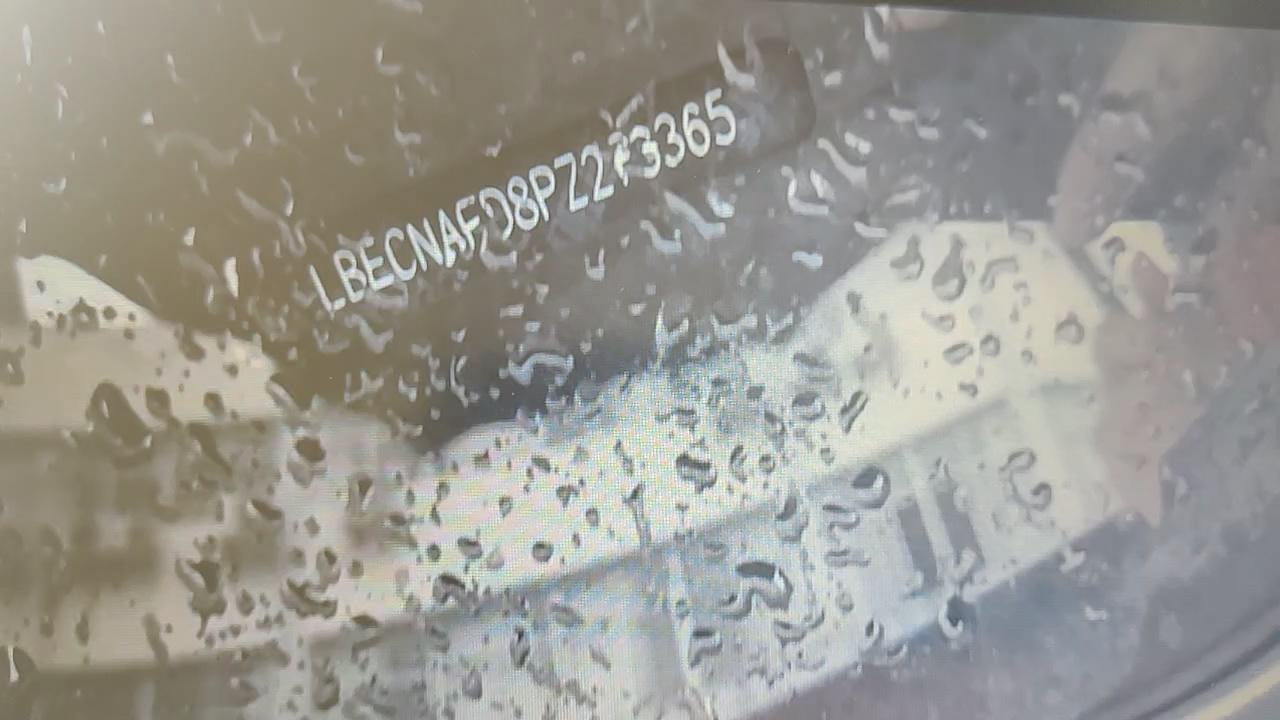
#> input picture moire pattern/08375.jpg, 1280 x 720 px, given as the content of the folder F:/ta/摩尔纹课题/data/摩尔纹图片, which was not available
$ python Direct.py
#> lines starting #> are read from the running program, lines starting #| are printed output that depends on the picture; after the words box and inside, x2 and y2 are one past the last pixel; in counts of white or black regions, pixels touching at a corner belong together; pictures that were not available may be replaced by others from this repository, and a replacement may not be noted
#> in Direct_main, image is the input picture: shape (720, 1280, 3); mean R, G, B 154.1, 152.6, 145.7
import matplotlib.pyplot as plt  # plt 用于显示图片
import matplotlib.colors as pclr  # plt 用于显示图片
from skimage import io, color, transform
import numpy as np
import os, sys, heapq
import cv2
from PIL import Image
import argparse
import shutil


def makwenf(image):
    img = np.array(image)
    img = np.mean(img, axis=2)
    h, w = img.shape
#> h = 720; w = 1280
    img = img.astype(float)

    size = 200  # 假设矩形区域的大小为 100x100

    # 应用高斯模糊进行预处理（由找点变成找区域）
    gray = cv2.GaussianBlur(img, (size - 1, size - 1), 0)
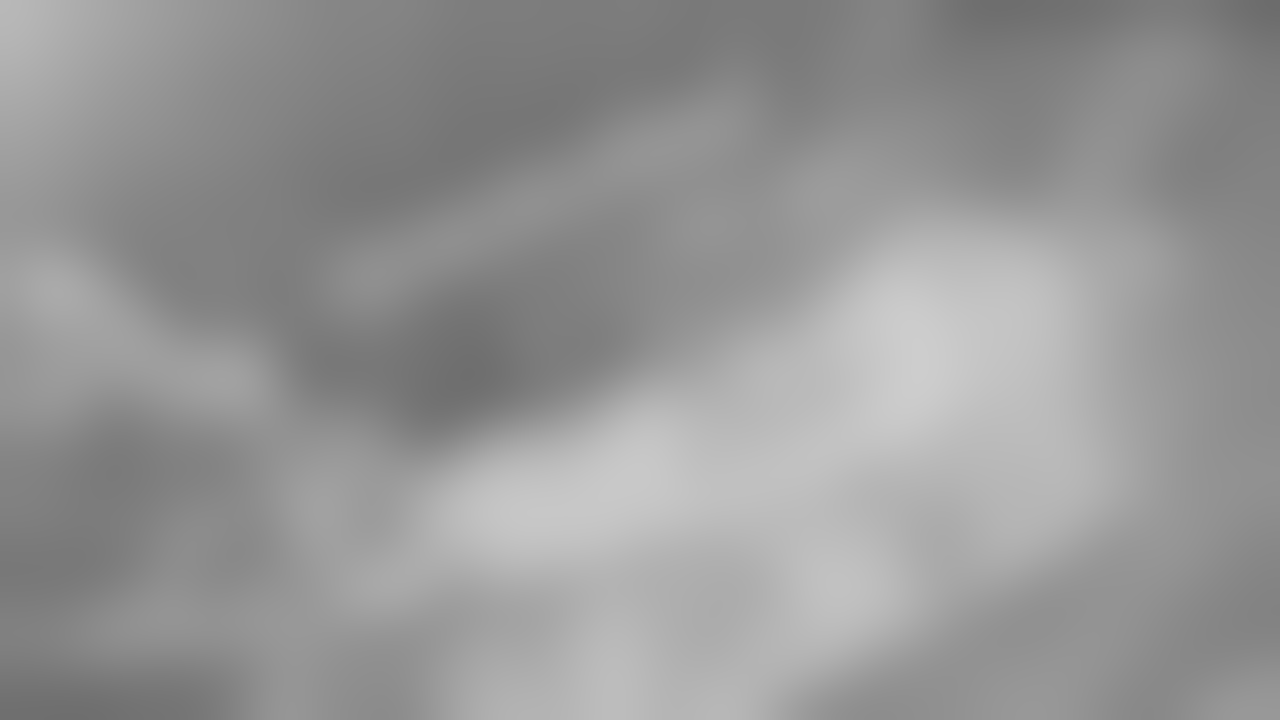
#> gray: shape (720, 1280) float64; min 108.3, max 205.3, mean 150.8
    # 利用cv2.minMaxLoc寻找到图像中最亮和最暗的区域
    (minVal, maxVal, minLoc, maxLoc) = cv2.minMaxLoc(gray)
#> minVal = 108.3; maxVal = 205.3; minLoc = (1279, 0); maxLoc = (920, 364)

    y, x = maxLoc  # maxLoc 是最大值位置的坐标
#> y = 920; x = 364
    half_size = size // 2

    # 边界检查，确保矩形区域不会超出图像范围
    x1 = max(0, x - half_size)
#> x1 = 264
    y1 = max(0, y - half_size)
#> y1 = 820
    x2 = min(h - 1, x + half_size)
#> x2 = 464
    y2 = min(w - 1, y + half_size)
#> y2 = 1020

    # 提取矩形区域
    rectangular_region = image[x1:x2, y1:y2]
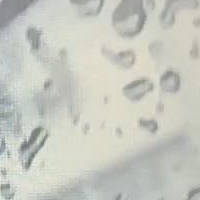
#> rectangular_region: shape (200, 200, 3); mean R, G, B 198.5, 200.6, 191.7
    #     print(x1,x2,y1,y2)

    return toimage_max_labol(rectangular_region)


def toimage_max_labol(img):
    img = np.array(img)
    h, w, q = img.shape
#> h = 200; w = 200; q = 3
    img = img.astype(float)
#> img: shape (200, 200, 3) float64
    image_max = np.max(img, axis=2)
    image_max_labol = np.zeros([h, w])
    for x in range(0, h):
        for y in range(0, w):
            for z in range(0, q):
                if img[x, y, z] == image_max[x, y]:
                    image_max_labol[x, y] = z / 2
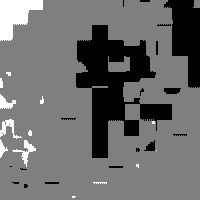
#> image_max_labol: shape (200, 200) float64; min 0, max 1, mean 0.423
    return image_max_labol


def detect_edges(gray_image):
    # 定义滤波器
    filter_kernel = np.array([[1, 1, 1],
                              [1, -8, 1],
                              [1, 1, 1]])

    # 进行滤波操作
    filtered_image = cv2.filter2D(gray_image, -1, filter_kernel)
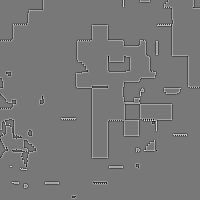
#> filtered_image: shape (200, 200) float64; min -4, max 4.5, mean -0.0003; drawn with min black and max white

    # 将非零值设为1，零值设为0
    edges_image = np.where(filtered_image == 0, 0, 1)
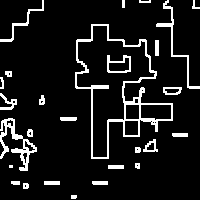
#> edges_image: shape (200, 200) int64; values 0 (black) and 1 (white), 9.6% white in thin lines or dots
    p = np.sum(edges_image) / (edges_image.shape[0] * edges_image.shape[1])
#> p = 0.0962

    #     plt.imshow(edges_image, cmap='gray')
    #     plt.show()
    return p

def drgb(image):
    ci = 0.3
    k = 2
    ci_in = 0.2
    ci_max = 2.1  # 2.1
    p_min = 0.1  # 10^(-3)

    # 检测边缘
    img_wen = makwenf(image)

    p = detect_edges(img_wen)
#> p = 0.0962

    return p

def Direct_main(positiveImagePath,negativeImagePath):


    right1 = 0
    count1 = 0

    scores = []
    labels = []

    p_min = 0.1  # 0.1
    print(positiveImagePath)
    for root, dirs, files in os.walk(positiveImagePath):
        for file in files:

            # 检查文件扩展名是否为图像类型（.jpg或.png）
            if file.lower().endswith((".jpg", ".png")):
                # 构建图像文件的完整路径
                image_path = os.path.join(root, file)

                print(file)

                # 使用OpenCV打开图像文件
                image = io.imread(image_path)

                p = drgb(image)
#> p = 0.0962

                scores += [p]
#> scores = [0.0962]

                if p > p_min:
                    out = 1
                    shutil.copy(image_path, './moire pattern/' + file)
                else:
                    out = 0

                count1 += 1
                if out == 1:
                    right1 += 1

                labels += [1]


    right2 = 0
    count2 = 0

    for root, dirs, files in os.walk(negativeImagePath):
        for file in files:
            # 检查文件扩展名是否为图像类型（.jpg或.png）
            if file.lower().endswith((".jpg", ".png")):
                # 构建图像文件的完整路径
                image_path = os.path.join(root, file)

                # 使用OpenCV打开图像文件
                image = io.imread(image_path)
                print(file)

                p = drgb(image)

                scores += [p]
#> scores = [0.0962, 0.0962]

                if p > p_min:
                    out = 1
                else:
                    out = 0

                count2 += 1
                if out == 0:
                    right2 += 1

                labels += [0]


    print(count2)

    # [8 lines of commented-out code are left out]


if __name__ == '__main__':
    Direct_main('F:/ta/摩尔纹课题/data/摩尔纹图片', 'F:/ta/摩尔纹课题/data/正常图片')

$ run again, on moire pattern/08805.jpg
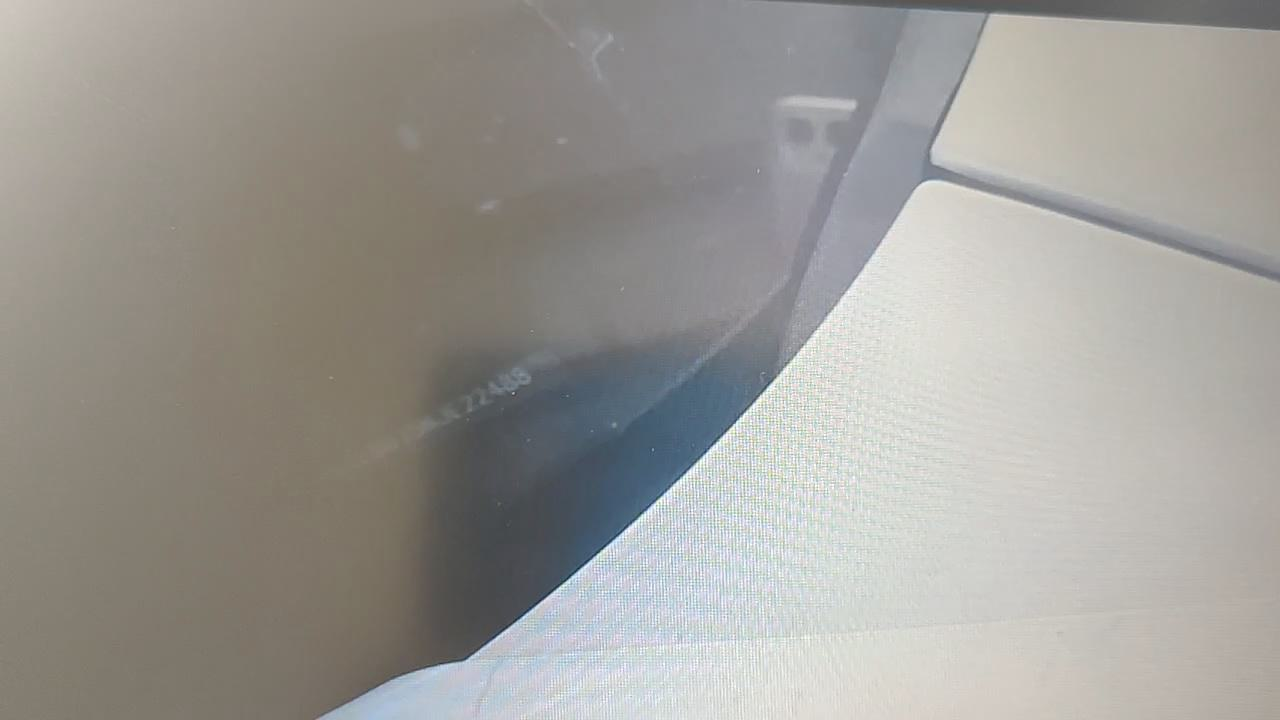
#> input picture moire pattern/08805.jpg, 1280 x 720 px, given as the content of the folder F:/ta/摩尔纹课题/data/摩尔纹图片, which was not available
#> in Direct_main, image is the input picture: shape (720, 1280, 3); mean R, G, B 158.2, 156.1, 151.2
#> minVal = 77.49; maxVal = 220.4; minLoc = (498, 533); maxLoc = (751, 701)
#> y = 751; x = 701
#> x1 = 601
#> y1 = 651
#> x2 = 719
#> y2 = 851
#> after the loop in toimage_max_labol, `for x in range(0, h):`:
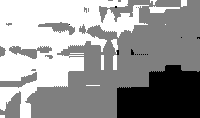
#> image_max_labol: shape (118, 200) float64; min 0, max 1, mean 0.604
#> in detect_edges, `edges_image = np.where(filtered_image == 0, 0, 1)`:
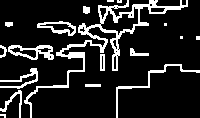
#> edges_image: shape (118, 200) int64; values 0 (black) and 1 (white), 14.3% white in thin lines or dots
#> in detect_edges, `p = np.sum(edges_image) / (edges_image.shape[0] * edges_image.shape[1])`: p = 0.143
#> in Direct_main, `scores += [p]`: scores = [0.143]
#> in Direct_main, `scores += [p]`: scores = [0.143, 0.143]

$ run again, on moire pattern/08895.jpg
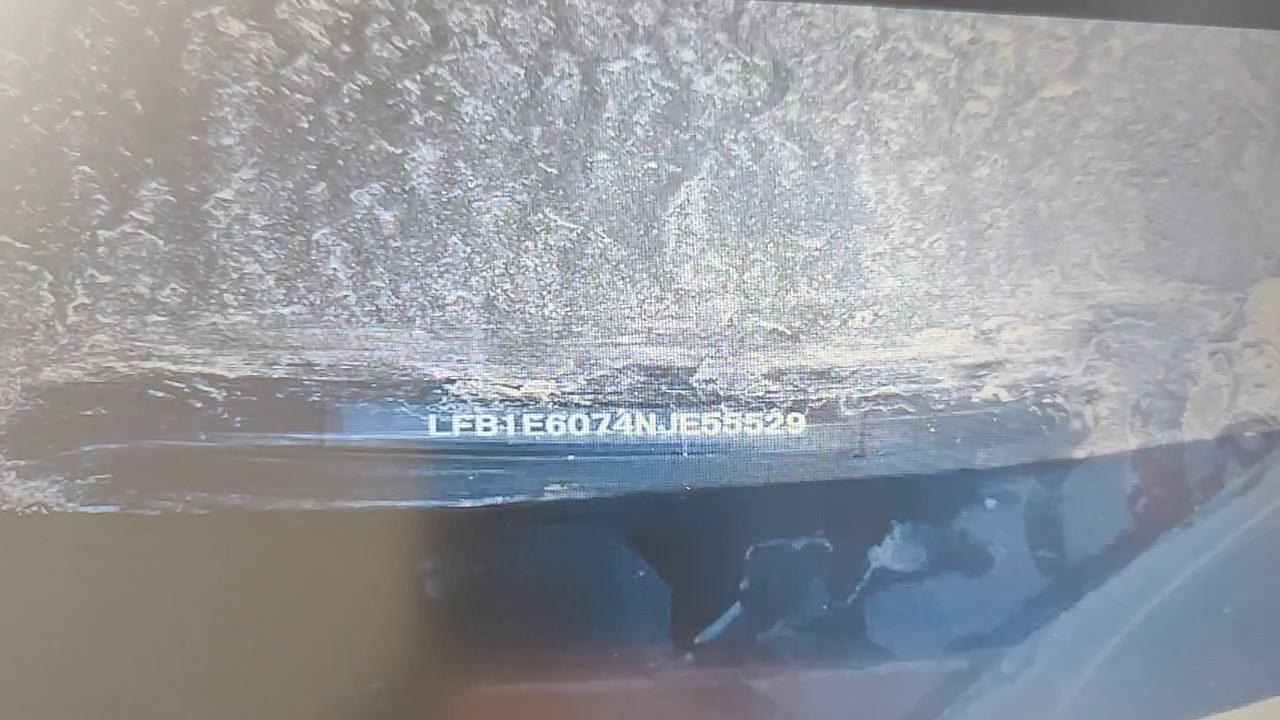
#> input picture moire pattern/08895.jpg, 1280 x 720 px, given as the content of the folder F:/ta/摩尔纹课题/data/摩尔纹图片, which was not available
#> in Direct_main, image is the input picture: shape (720, 1280, 3); mean R, G, B 148.9, 152.7, 158.3
#> minVal = 75.5; maxVal = 209.3; minLoc = (514, 590); maxLoc = (901, 315)
#> y = 901; x = 315
#> x1 = 215
#> y1 = 801
#> x2 = 415
#> y2 = 1001
#> after the loop in toimage_max_labol, `for x in range(0, h):`:
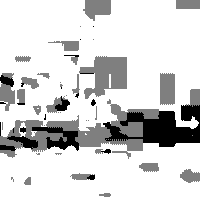
#> image_max_labol: shape (200, 200) float64; min 0, max 1, mean 0.829
#> in detect_edges, `edges_image = np.where(filtered_image == 0, 0, 1)`:
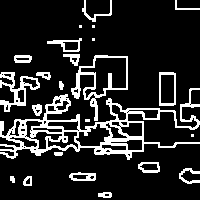
#> edges_image: shape (200, 200) int64; values 0 (black) and 1 (white), 15.6% white; 24 white regions (5 under 20 px), largest, box (x1, y1, x2, y2) and area: (0, 88, 200, 160) 3311, (71, 55, 128, 121) 744, (0, 72, 40, 112) 526
#> in detect_edges, `p = np.sum(edges_image) / (edges_image.shape[0] * edges_image.shape[1])`: p = 0.156
#> in Direct_main, `scores += [p]`: scores = [0.156]
#> in Direct_main, `scores += [p]`: scores = [0.156, 0.156]

$ run again, on moire pattern/08905.jpg
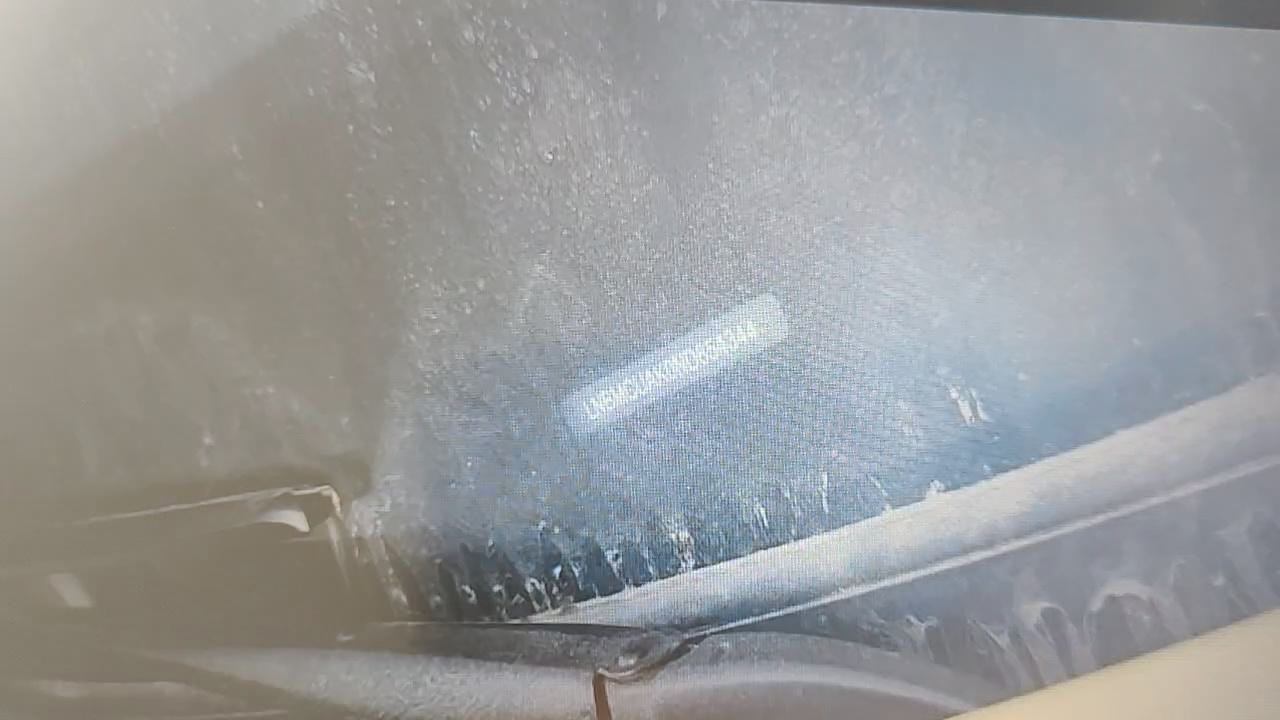
#> input picture moire pattern/08905.jpg, 1280 x 720 px, given as the content of the folder F:/ta/摩尔纹课题/data/摩尔纹图片, which was not available
#> in Direct_main, image is the input picture: shape (720, 1280, 3); mean R, G, B 152.4, 153.8, 154.2
#> minVal = 88.99; maxVal = 197.2; minLoc = (472, 604); maxLoc = (726, 339)
#> y = 726; x = 339
#> x1 = 239
#> y1 = 626
#> x2 = 439
#> y2 = 826
#> after the loop in toimage_max_labol, `for x in range(0, h):`:
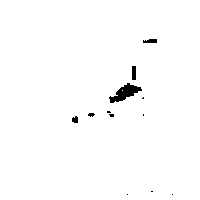
#> image_max_labol: shape (200, 200) float64; values 0.5 (black) and 1 (white), 98.8% white; 12 black regions (7 under 20 px), largest, box (x1, y1, x2, y2) and area: (109, 83, 142, 103) 302, (132, 66, 136, 80) 56, (143, 39, 157, 43) 48, (72, 116, 78, 123) 34, (88, 113, 95, 117) 20
#> in detect_edges, `edges_image = np.where(filtered_image == 0, 0, 1)`:
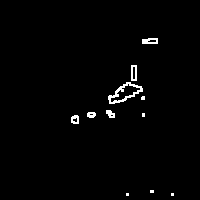
#> edges_image: shape (200, 200) int64; values 0 (black) and 1 (white), 1.5% white in thin lines or dots, all inside (x1, y1, x2, y2) = (71, 38, 174, 196)
#> in detect_edges, `p = np.sum(edges_image) / (edges_image.shape[0] * edges_image.shape[1])`: p = 0.0146
#> in Direct_main, `scores += [p]`: scores = [0.0146]
#> in Direct_main, `scores += [p]`: scores = [0.0146, 0.0146]
